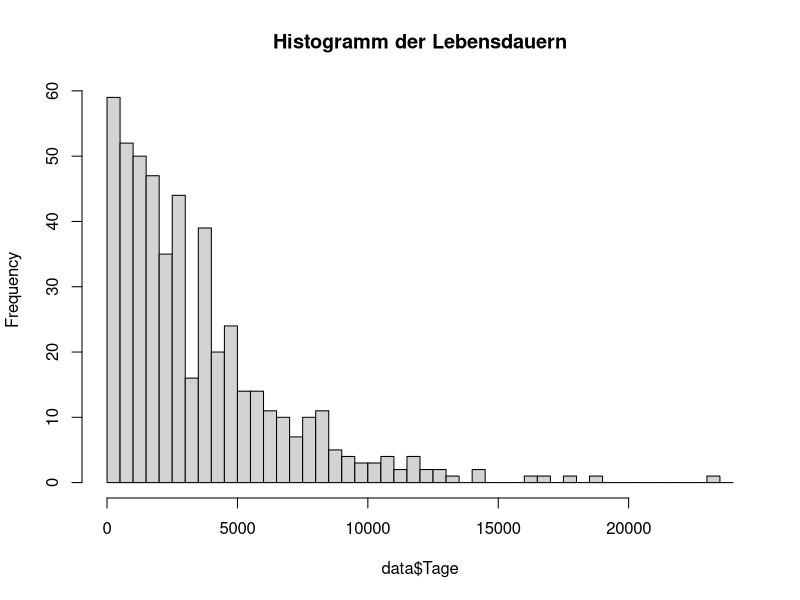
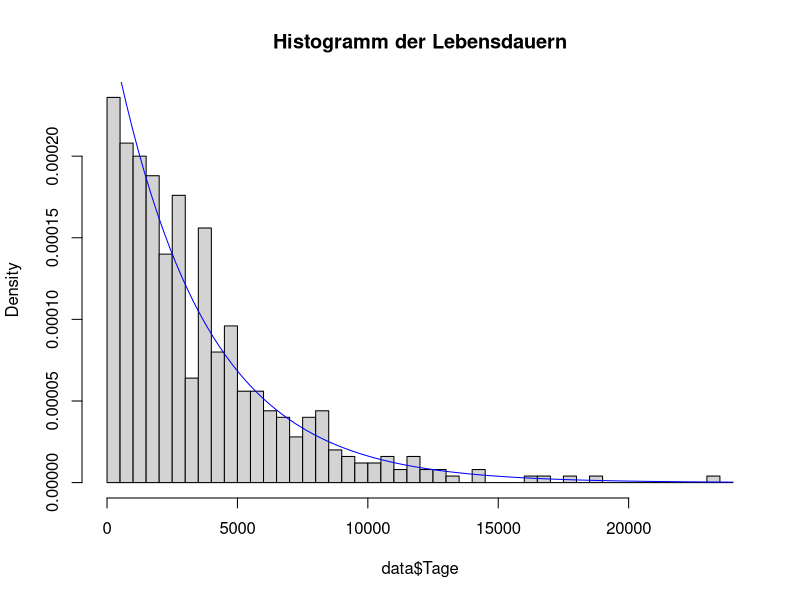
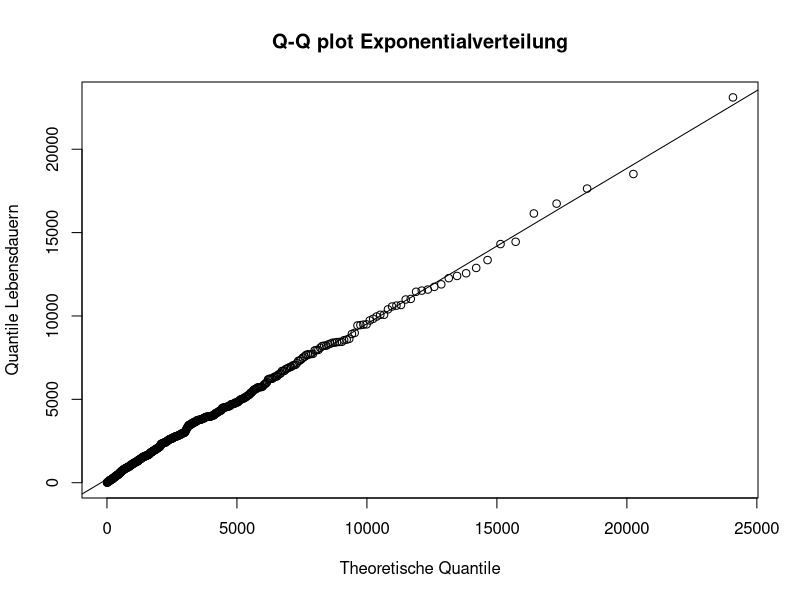

Reproduce these figures in R, in order.
# R-Aufgabe: Garantie fuer Waschmaschinen
# Sie beraten einen Premium Hersteller von Waschmaschinen. 
# Dieser Hersteller ist bekannt dafuer, dass seine Maschinen besonders 
# lange ohne Defekt arbeiten und dass die Maschinen nach der 20-taegigen Reparatur 
# wie neu sind. Nun wird diskutiert, die Garantie von 6 Monaten auf 2 Jahre zu verlaengern. 
# Grundlage ihrer Untersuchung sind die Daten zu defekten Waschmaschinen 
# in der Datei "Waschmaschinen.csv". Darin ist neben der geraetnummer der Maschine 
# die Anzahl der Tage nach dem Verkaufsdatum aufgefuehrt, 
# die bis zur Ankunft der Waschmaschine zur Reparatur beim Hersteller vergangen sind. 
# Wir rechnen mit 365 Tagen pro Jahr. 
# a)	Berechnen Sie so viele gueltige Lebensdauern (Zeit bis zur Reparatur einer als neu 
#     geltenden Waschmaschine) wie moeglich. Wie gross ist ihre Stichprobe?
# b)	Erstellen Sie ein Histogramm der Lebensdauern aus a) und folgern Sie daraus und 
#     aus den beschriebenen Umstaenden auf eine plausible Wahrscheinlichkeitsverteilung der Lebensdauer. 
# c)	Schaetzen Sie die Wahrscheinlichkeit, dass eine verkaufte oder reparierte Waschmaschine 
#     innerhalb des geplanten Garantiezeitraums von 2 Jahren als defekt gemeldet wird.

#Daten einlesen
data <- read.csv("Waschmaschinen.csv", header = TRUE, sep = ",")
head(data)

# a)
# Sortieren
Ordnung <- order(data$Nummer,data$Tage)
head(Ordnung)

data <- data.frame(Nummer = data$Nummer[Ordnung], Tage = data$Tage[Ordnung])
data

# einige geraetnummern sind doppelt
h <- which(duplicated(data$Nummer))
h

# diese Maschinen wurden zweimal repariert, d.h. ihre Lebensdauer muss korrigiert werden 
# um die erste Lebensdauer und um die 20 Tage Reparaturzeit
data$Tage[h] <- data$Tage[h] - data$Tage[h-1] - 20
sum(data$Tage <= 0) # Kontrolle ob Tage <= 0 dabei
data
length(data$Tage) # Stichprobenumfang

# b)
intervalle <- seq(0,max(data$Tage)+1000,by=500)
hist(data$Tage, breaks = intervalle, main = "Histogramm der Lebensdauern") # Histogramm der absoluten Haeufigkeiten
# Lambda Schaetzen
lambdaDach <- 1/mean(data$Tage)
# Sind Lebensdauern ungefaehr exponentialverteilt?
hist(data$Tage,breaks = intervalle, freq = FALSE, main = "Histogramm der Lebensdauern")
curve(dexp(x, rate = lambdaDach), add = TRUE, col = "BLUE") # passt ganz gut
qqplot(qexp( ppoints(500), rate = lambdaDach), data$Tage,
       main = "Q-Q plot Exponentialverteilung", xlab = "Theoretische Quantile", ylab = "Quantile Lebensdauern") #ppoints ??
qqline(data$Tage, distribution = function(p) qexp(p, rate = lambdaDach))
# sieht sehr nach Exponentialverteilung aus! (Passende Tests dazu in Statistik 3)
# Dies macht aufgrund der Angaben (Gedaechtnislosigikeit) auch Sinn.

# c)
# GeSchaetzte erwartete Lebensdauer in Jahren
1/(lambdaDach*365)
# WK, dass dass eine verkaufte oder reparierte Waschmaschine 
# innerhalb des Garantiezeitraums von 0,5 (bisher) 2 Jahren (Ziel) als defekt gemeldet wird
# Nutze Plug-In Schaetzer
pexp(365/2, rate = lambdaDach) # im halben Jahr nur 5%
pexp(2*365, rate = lambdaDach) # in 2 Jahren schon fast 19 %

# Aufraeumen
rm(list = ls())


# R-Aufgabe 4.2: 
# Zur numerischen Bestimmung der Maximum-Likelihood-Schaetzung der Parameter der Gamma-Verteilung gehen Sie folgendermassen vor:
# a)	Generieren Sie ein Stichprobe der laenge 100 zur Gammaverteilung mit den Parametern  .
# b)	Berechnen Sie die Schaetzer der beiden Parameter mit der Momentenmethode (Formeln siehe Vorlesung) 
# c)	Definieren Sie die negative log Likelihood-Funktion in diesem Fall. 
      # (Negativ, da die meisten Optimierungsalgorithmen minimieren und nicht maximieren)
# d)	Minimieren Sie die Funktion aus c) mit Hilfe der Funktion "nlm" und den Startwerten aus b). 
      # Sind diese ML-Schaetzer naeher an den wahren Werten als die MomentenSchaetzer?
# e)	Nutzen Sie nun zur Berechnung der ML-Schaetzer die Funktion "fitdistr" aus der Bibliothek "MASS" und vergleichen 
      # Sie die Ergebnisse mit denen aus d).

set.seed(22)
n <- 100
x <- rgamma(n, shape = 5, scale = 3) # shape = alpha, scale = beta
x
# MomentenSchaetzer laut Vorlesung
mw <- mean(x)
alphaDach <- mw^2/(mean(x^2)-mw^2)
betaDach <- mw/alphaDach
alphaDach;betaDach
# Maximum Likelihood-Schaetzer numerisch:
# negative log. Likelihood Funktion definieren, da Optimierung eine Minimierung ist.
negativeLogLikelihood <- function(v){
  (-1)*sum(dgamma(x, shape = v[1], scale = v[2], log = TRUE))
}
negativeLogLikelihood( c(alphaDach, betaDach)) # ein Test

# Non Linear Minimisation
?nlm
nlm(negativeLogLikelihood, p = c(alphaDach, betaDach), stepmax=0.5)

library(MASS)
?fitdistr
fitdistr(x, "gamma", start=list(shape=alphaDach, scale=betaDach))#$estimate

# Aufraeumen
rm(list = ls())
